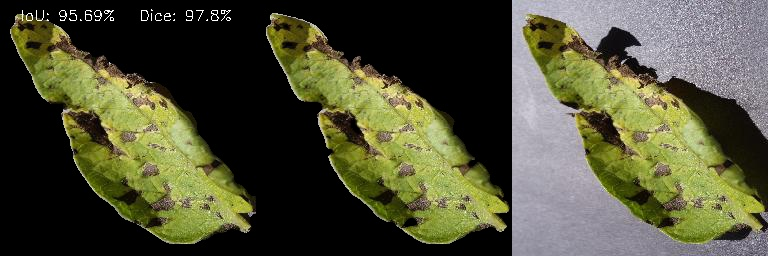
#> input picture data/comparison/112-worst-to-best.jpg, 768 x 256 px, given as the content of the folder data/color, which was not available
$ python segmentation_check.py
#> lines starting #> are read from the running program, lines starting #| are printed output that depends on the picture; after the words box and inside, x2 and y2 are one past the last pixel; in counts of white or black regions, pixels touching at a corner belong together; pictures that were not available may be replaced by others from this repository, and a replacement may not be noted
import cv2 as cv
import os
import numpy as np
from tqdm import tqdm
import copy


color_path = os.path.join("data", "color")
write_path = os.path.join("data", "prediction_mask")
files = os.listdir(color_path)
color_file_paths = [os.path.join(color_path, file) for file in files]
write_file_paths = [os.path.join(write_path, file) for file in files]


for i, photo in tqdm(
    enumerate(color_file_paths), total=1000, desc="Creating target masks"
):
    # ----------------------------------------thresh

    # Load the image and convert it to the HSV color space
    raw = cv.imread(photo)
#> raw is the input picture: shape (256, 768, 3); mean B, G, R 54.3, 79.4, 78.9
    # # cv.imshow("Photo1", raw)
    image = cv.GaussianBlur(raw, (3, 3), 1)
    hsv = cv.cvtColor(image, cv.COLOR_BGR2HSV)
#> hsv: shape (256, 768, 3); mean H, S, V 39.5, 74.7, 82.9

    # Define the range of colors to be detected
    lower_color = np.array([10, 30, 30])
    upper_color = np.array([90, 255, 255])

    # Threshold the image to create a binary mask
    mask = cv.inRange(hsv, lower_color, upper_color)
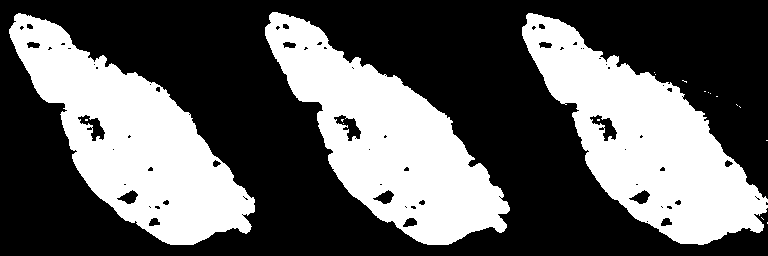
#> mask: shape (256, 768); 37.8% white; 19 white regions (16 under 20 px), largest, box (x1, y1, x2, y2) and area: (522, 13, 768, 245) 24910, (9, 13, 255, 245) 24871, (265, 12, 510, 245) 24590

    # Apply morphological operations to fill in gaps and eliminate noise
    mask = cv.dilate(mask, None, iterations=3)
#> mask: shape (256, 768); 43.9% white; 6 white regions, box (x1, y1, x2, y2) and area: (519, 10, 768, 248) 28867, (6, 10, 258, 248) 28710, (262, 9, 513, 248) 28461, (701, 88, 721, 100) 152, (733, 101, 744, 111) 94, (763, 137, 768, 144) 35
    mask1 = cv.erode(mask, None, iterations=3)
#> mask1: shape (256, 768); 38.8% white; 11 white regions (8 under 20 px), largest, box (x1, y1, x2, y2) and area: (522, 13, 768, 245) 25660, (9, 13, 255, 245) 25506, (265, 12, 510, 245) 25179

    # Overlay the mask on the original image to highlight the detected leaves
    result = cv.bitwise_and(image, image, mask=mask1)

    # Save the result image
    # # cv.imshow("Result1 - Threshold", mask1)

    # ----------------------------------------range

    mask_brown = cv.inRange(hsv, (8, 60, 30), (30, 255, 200))
#> mask_brown: shape (256, 768); 11.9% white; 115 white regions (71 under 20 px), largest, box (x1, y1, x2, y2) and area: (523, 14, 710, 130) 4055, (10, 16, 178, 113) 3862, (266, 15, 433, 113) 3645
    mask_yellow_green = cv.inRange(hsv, (10, 39, 64), (86, 255, 255))
#> mask_yellow_green: shape (256, 768); 34.8% white; 11 white regions (8 under 20 px), largest, box (x1, y1, x2, y2) and area: (10, 14, 254, 244) 22778, (522, 13, 766, 244) 22777, (266, 13, 509, 244) 22756
    mask = cv.bitwise_or(mask_yellow_green, mask_brown)
#> mask: shape (256, 768); 36.7% white; 24 white regions (21 under 20 px), largest, box (x1, y1, x2, y2) and area: (522, 13, 768, 244) 24217, (10, 13, 255, 244) 24074, (266, 13, 510, 244) 23737
    kernel = np.ones((5, 5), np.uint8)
    mask2 = cv.morphologyEx(mask, cv.MORPH_CLOSE, kernel)
#> mask2: shape (256, 768); 37.7% white; 8 white regions (5 under 20 px), largest, box (x1, y1, x2, y2) and area: (522, 13, 768, 244) 24988, (10, 13, 255, 244) 24753, (266, 13, 510, 244) 24303
    result = cv.bitwise_and(image, image, mask=mask2)
    # # cv.imshow("Result2 - Mask browen and yellow_green", mask2)

    # ----------------------------------------greens

    b, g, r = cv.split(image)
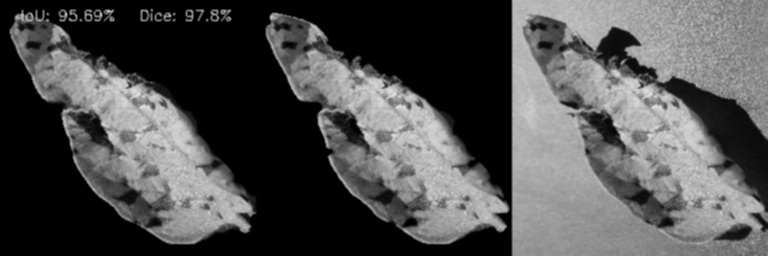
#> g: shape (256, 768); min 0, max 224, mean 79.4
    inv_b = 255 - b
    inv_g = 255 - g
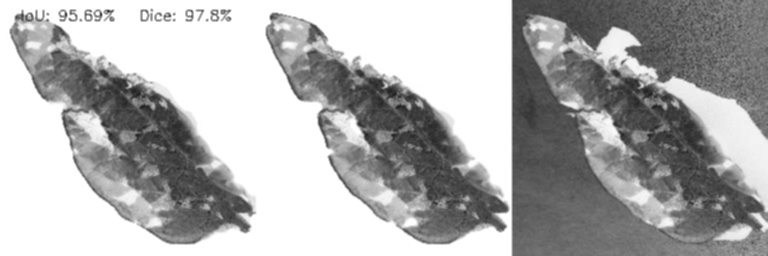
#> inv_g: shape (256, 768); min 31, max 255, mean 175.6
    inv_g = cv.medianBlur(inv_g, 3)
    _, leaf_shadow = cv.threshold(inv_g, 220, 255, cv.THRESH_BINARY)
#> leaf_shadow: shape (256, 768); 44.5% white; 45 white regions (22 under 20 px), largest, box (x1, y1, x2, y2) and area: (0, 0, 511, 256) 79011, (659, 78, 768, 211) 4385, (598, 28, 639, 67) 791
    leaf_shadow = cv.medianBlur(leaf_shadow, 5)
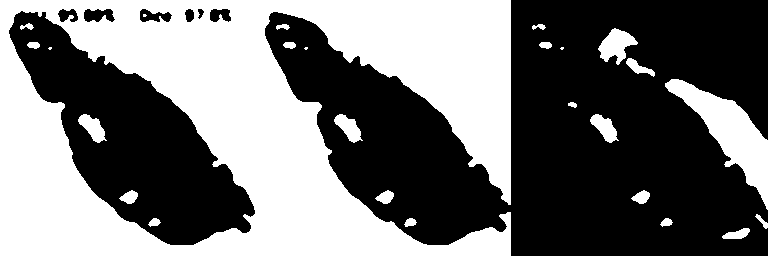
#> leaf_shadow: shape (256, 768); 44.3% white; 26 white regions (4 under 20 px), largest, box (x1, y1, x2, y2) and area: (0, 0, 511, 256) 79066, (665, 79, 768, 210) 4377, (598, 28, 638, 65) 783
    # leaf_shadow = cv.dilate(leaf_shadow, None, iterations=3)
    # leaf_shadow = cv.erode(leaf_shadow, None, iterations=3)
    hori = np.concatenate((r, g, b, inv_g, inv_b), axis=1)
    # # cv.imshow("Analysis rgb", hori)
    # # cv.imshow("Leaf shadow", leaf_shadow)
    median = cv.medianBlur(inv_b, 5)
    # # cv.imshow("Median", median)
    _, mask3 = cv.threshold(median, 130, 255, cv.THRESH_BINARY)
#> mask3: shape (256, 768); 81.9% white; 31 black regions (21 under 20 px), largest, box (x1, y1, x2, y2) and area: (512, 0, 768, 256) 33988, (172, 122, 191, 153) 328, (428, 122, 447, 153) 328
    mask3 = mask3 - leaf_shadow
#> mask3: shape (256, 768); 37.6% white; 14 white regions (4 under 20 px), largest, box (x1, y1, x2, y2) and area: (523, 14, 768, 245) 24443, (265, 0, 513, 256) 24219, (9, 11, 255, 245) 24097
    mask3 = cv.medianBlur(mask3, 5)
#> mask3: shape (256, 768); 37.5% white; 17 white regions (5 under 20 px), largest, box (x1, y1, x2, y2) and area: (9, 12, 255, 245) 24244, (265, 12, 512, 245) 24097, (523, 14, 768, 245) 24091
    result = cv.bitwise_and(image, image, mask=mask3)
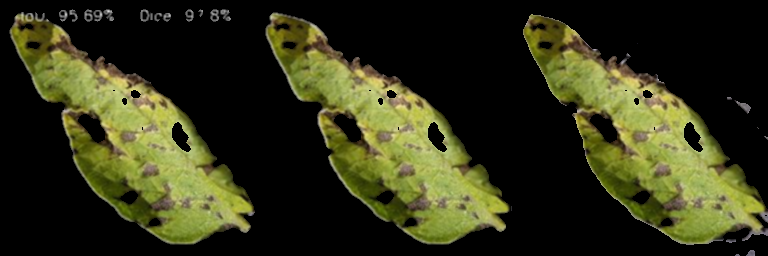
#> result: shape (256, 768, 3); mean B, G, R 23.4, 49.8, 48.5
    # # cv.imshow("Result3 - Inverted blue", mask3)

    # ----------------------------------------final mask
    y = len(mask1)
#> y = 256
    x = len(mask1[0])
#> x = 768
    mask_sum = [
        [int(mask1[i][j]) + int(mask2[i][j]) + int(mask3[i][j]) for j in range(x)]
        for i in range(y)
    ]
#> mask_sum = 256 items
    final_mask = [
        [255 if mask_sum[i][j] > 382.5 else 0 for j in range(x)] for i in range(y)
    ]
#> final_mask = 256 items
    final_mask = np.array(final_mask, dtype=np.uint8)
#> final_mask: shape (256, 768); 38.4% white; 8 white regions (5 under 20 px), largest, box (x1, y1, x2, y2) and area: (522, 13, 768, 244) 25305, (9, 13, 255, 245) 25256, (265, 12, 510, 245) 24898
    # # cv.imshow("Final before operations", final_mask)
    final_mask = cv.medianBlur(final_mask, 7)
#> final_mask: shape (256, 768); 38.5% white; 3 white regions, box (x1, y1, x2, y2) and area: (522, 14, 768, 244) 25359, (9, 14, 255, 245) 25316, (265, 12, 510, 245) 24957

    kernel = np.ones((5, 5), np.uint8)

    final_mask = cv.morphologyEx(final_mask, cv.MORPH_CLOSE, kernel)
#> final_mask: shape (256, 768); 38.6% white; 3 white regions, box (x1, y1, x2, y2) and area: (522, 14, 768, 244) 25446, (9, 14, 255, 245) 25405, (265, 12, 510, 245) 25025
    # final_mask = cv.dilate(final_mask, None, iterations=3)
    # final_mask = cv.erode(final_mask, None, iterations=3)

    h, w = final_mask.shape[:2]
#> h = 256; w = 768
    flood_mask = np.zeros((h + 2, w + 2), np.uint8)
    flooded_ul = final_mask.copy()
    flooded_dl = final_mask.copy()
    flooded_ur = final_mask.copy()
    flooded_dr = final_mask.copy()
    cv.floodFill(flooded_ul, flood_mask, (0, 0), 255)
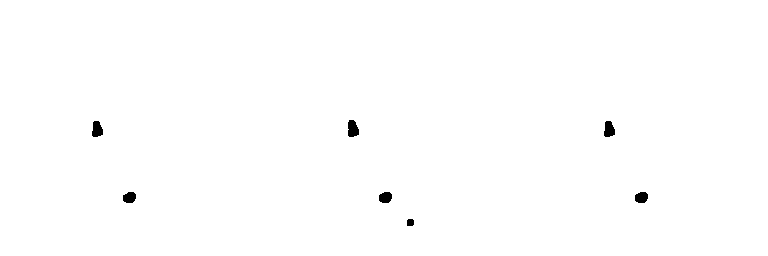
#> flooded_ul: shape (256, 768); 99.6% white; 7 black regions, largest, box (x1, y1, x2, y2) and area: (348, 120, 359, 137) 152, (92, 121, 103, 137) 138, (604, 121, 615, 137) 138
    flood_mask = np.zeros((h + 2, w + 2), np.uint8)
    cv.floodFill(flooded_dl, flood_mask, (0, 254), 255)
    flood_mask = np.zeros((h + 2, w + 2), np.uint8)
    cv.floodFill(flooded_ur, flood_mask, (254, 0), 255)
    flood_mask = np.zeros((h + 2, w + 2), np.uint8)
    cv.floodFill(flooded_dr, flood_mask, (254, 254), 255)
    # [4 lines of commented-out code are left out]
    flooded_ul = cv.bitwise_not(flooded_ul)
    flooded_dl = cv.bitwise_not(flooded_dl)
    flooded_ur = cv.bitwise_not(flooded_ur)
    flooded_dr = cv.bitwise_not(flooded_dr)
    # cv.imshow("flooded_ul_not", flooded_ul)
    mask_u = cv.bitwise_and(flooded_ul, flooded_ur)
    # cv.imshow("mask_u", mask_u)
    mask_d = cv.bitwise_and(flooded_dl, flooded_dr)
    # cv.imshow("mask_d", mask_d)
    holes = cv.bitwise_and(mask_u, mask_d)
    # holes = cv.bitwise_not(mask_all)
    # cv.imshow("flooded", holes)

    final_mask = cv.bitwise_or(final_mask, holes)
#> final_mask: shape (256, 768); 39% white; 3 white regions, box (x1, y1, x2, y2) and area: (522, 14, 768, 244) 25704, (9, 14, 255, 245) 25661, (265, 12, 510, 245) 25343

    # cv.imshow("Final", final_mask)
    result = cv.bitwise_and(raw, raw, mask=final_mask)
    # cv.imshow("Result", result)
    hori = np.concatenate((raw, result), axis=1)
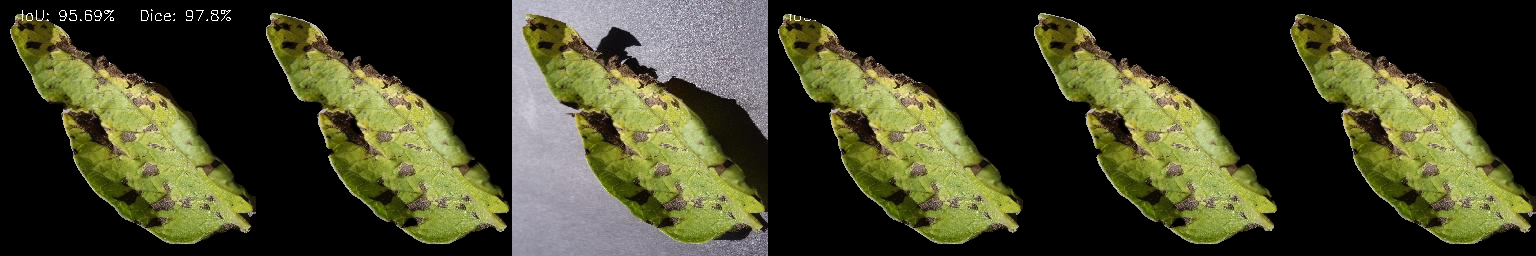
#> hori: shape (256, 1536, 3); mean B, G, R 39.1, 65.2, 64.3
    # cv.imshow("Analysis", hori)
    cv.waitKey(0)
    cv.destroyAllWindows()

    cv.imwrite(write_file_paths[i], final_mask)

$ run again, on data/prediction_mask/08392b44-ecc6-4f38-8566-361b552cfe21___RS_Early.B 7393.JPG
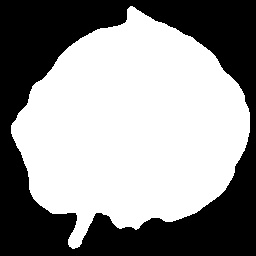
#> input picture data/prediction_mask/08392b44-ecc6-4f38-8566-361b552cfe21___RS_Early.B 7393.JPG, 256 x 256 px, given as the content of the folder data/color, which was not available
#> raw is the input picture: shape (256, 256, 3); min 0, max 255, mean 146.1
#> hsv: shape (256, 256, 3); mean H, S, V 0, 0, 146.1
#> mask: shape (256, 256); every value is 0
#> result: shape (256, 256, 3); every value is 0
#> `_, leaf_shadow = cv.threshold(inv_g, 220, 255, cv.THRESH_BINARY)`:
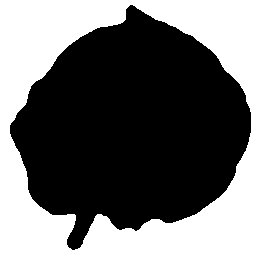
#> leaf_shadow: shape (256, 256); 41.6% white; 1 white region, box (x1, y1, x2, y2) and area: (0, 0, 256, 256) 27283
#> y = 256
#> mask_sum = 256 items
#> flooded_ul: shape (256, 256); every value is 255
#> `hori = np.concatenate((raw, result), axis=1)`:
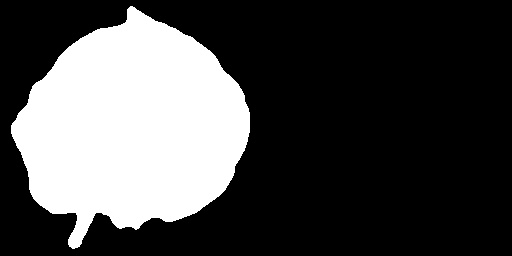
#> hori: shape (256, 512, 3); min 0, max 255, mean 73

$ run again, on data/prediction_mask/096a2c48-104c-4570-9e34-8dd60aa5ebcf___RS_Early.B 6979.JPG
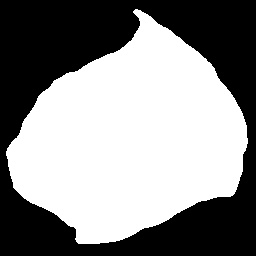
#> input picture data/prediction_mask/096a2c48-104c-4570-9e34-8dd60aa5ebcf___RS_Early.B 6979.JPG, 256 x 256 px, given as the content of the folder data/color, which was not available
#> raw is the input picture: shape (256, 256, 3); min 0, max 255, mean 138.5
#> hsv: shape (256, 256, 3); mean H, S, V 0, 0, 138.5
#> mask: shape (256, 256); every value is 0
#> result: shape (256, 256, 3); every value is 0
#> `_, leaf_shadow = cv.threshold(inv_g, 220, 255, cv.THRESH_BINARY)`:
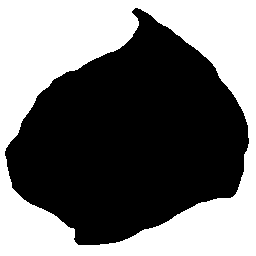
#> leaf_shadow: shape (256, 256); 44.7% white; 1 white region, box (x1, y1, x2, y2) and area: (0, 0, 256, 256) 29278
#> y = 256
#> mask_sum = 256 items
#> flooded_ul: shape (256, 256); every value is 255
#> `hori = np.concatenate((raw, result), axis=1)`:
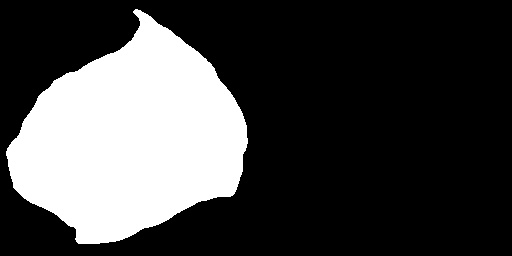
#> hori: shape (256, 512, 3); min 0, max 255, mean 69.2
